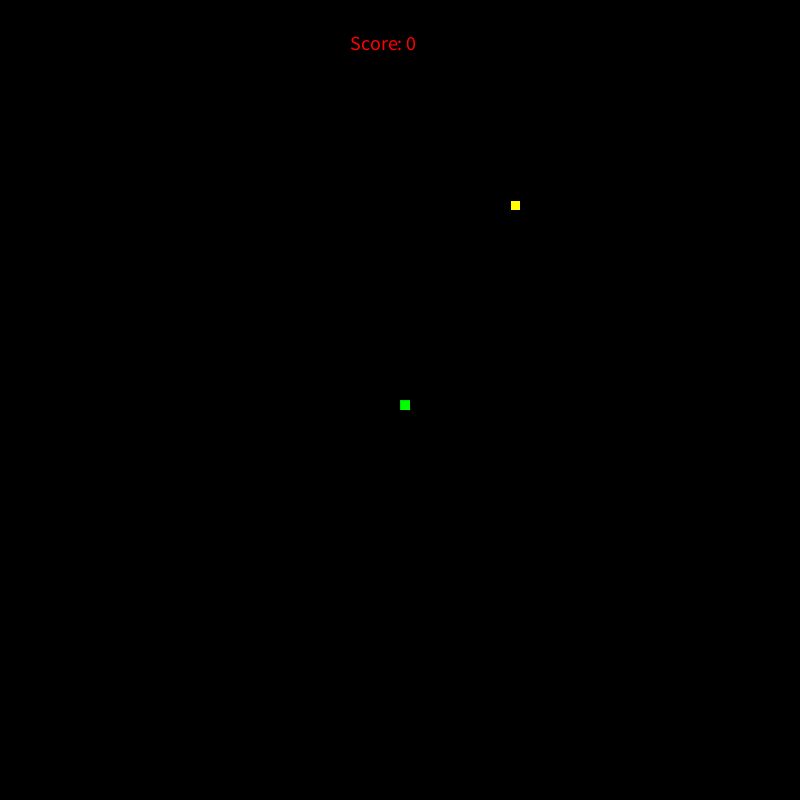
Frame 1 (no input)
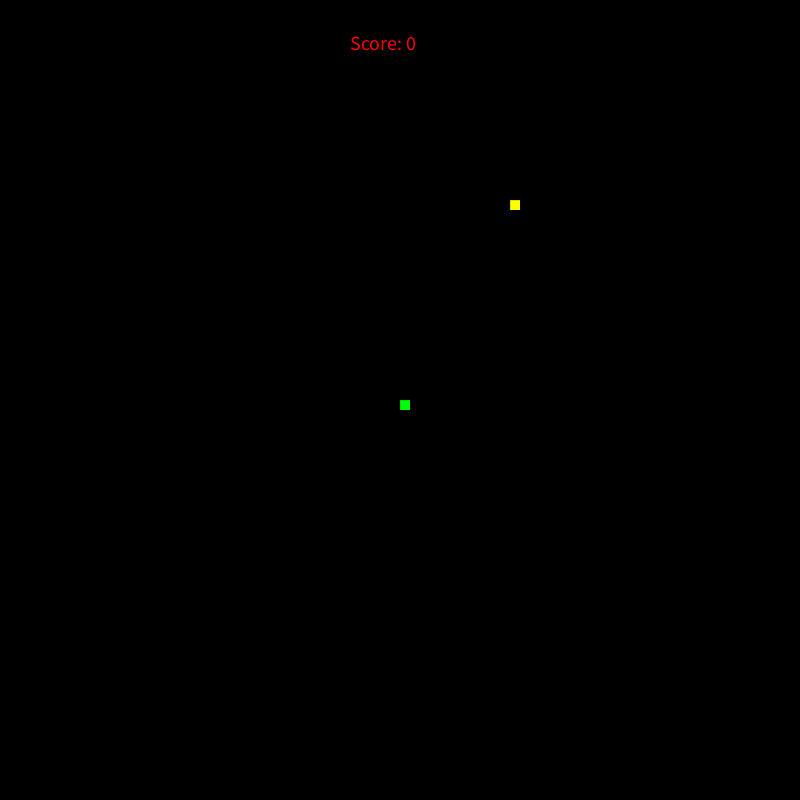
Frame 60 (the mouse pressed at the canvas centre just before this capture)
Frame 120 (the mouse held since frame 60 and released just before this capture): identical to frame 60, image omitted

The Processing sketch that drew these frames (run headless with seeded random() and noise(); from frame 60 on, the mouse is pressed at the canvas centre):

// Processing sketch: snake
// ── snake.pde
int x = 40;
int y = 40;
int q = int(floor(random(80)));
int e = int(floor(random(80)));
int h;
boolean dead = false;
int p = 0;
ArrayList<Integer> snaketailx = new ArrayList<Integer>();
ArrayList<Integer> snaketaily = new ArrayList<Integer>();


void setup() {
  size(800, 800);
  background(255, 255, 255);
  frameRate(8);
}


void draw() {
  println(snaketailx, snaketaily);
  background(0, 0, 0);
  

  
  fill(255, 255, 0);
  rect(q* 10, e* 10, 10, 10);
  noFill();

updatetail();

  if (keyCode == 40) {
    y+= 1;
  }
  if (keyCode == 39) {
    x+= 1;
  }
  if (keyCode == 38) {
    y-= 1;
  }
  if (keyCode == 37) {
    x-= 1;
    
  }
  
    if (key == 's') {
    y+= 1;
  }
  if (key == 'd') {
    x+= 1;
  }
  if (key == 'w') {
    y-= 1;
  }
  if (key == 'a') {
    x-= 1;
  }
  
  
  if (x > 79) {
    x = 0;
  }
  if (y > 79) {
    y = 0;
  }
  if (x < 0) {
    x = 79;
  }
  if (y < 0) {
    y = 79;
  }

  fill(0, 255, 0);
  strokeWeight(0);
  rect(x* 10, y* 10, 10, 10);
  h = 0;
  if (x == q && y == e) {


    noFill();
  }
for(int i = 0; i < snaketailx.size(); i++){
 rect(snaketailx.get(i)* 10, snaketaily.get(i)* 10, 10, 10); 
}

for(int i = 0; i < snaketailx.size(); i++){
if(x == snaketailx.get(i) && y == snaketaily.get(i)){
  dead = true;
  println("you are dead");
  
String s = "Game Over, press any key to restart";
fill(255, 0, 0);
text(s, 300, 400, 100); 
noFill();

keyReleased();

restart();



}



}

  textSize(20); 
  fill(255, 0, 0);
  text("Score: "+ p, 350, 50);  
  noFill();
  textSize(13); 
  if ( x == q && y == e) {  
    if (x == q && y == e) {
      p+= 1;
      
 snaketailx.add(100);
 snaketaily.add(100);


    q = int(floor(random(80)));
    e = int(floor(random(80)));
  }
}

}

void updatetail(){
  if(snaketailx.size() > 0){
 int[] kopietailx = new int[snaketaily.size()];
  int[] kopietaily = new int[snaketailx.size()];
  
 for(int i = 0; i < snaketailx.size(); i++){
   kopietailx[i] = snaketailx.get(i);
   kopietaily[i] = snaketaily.get(i);
 }
   snaketailx.set(0, x);
   snaketaily.set(0, y);
   for(int i = 1; i < snaketailx.size(); i++){
     snaketailx.set(i, kopietailx[i - 1]); 
     snaketaily.set(i, kopietaily[i - 1]);
  
   } 
   
  }
  
}

void restart() {
 
  
 snaketaily.clear();
 snaketailx.clear();
 x = 40;
y = 40;
p = 0;
  noLoop();
}

void keyReleased(){

  if(keyPressed){
    loop();
  }
  
  
}
